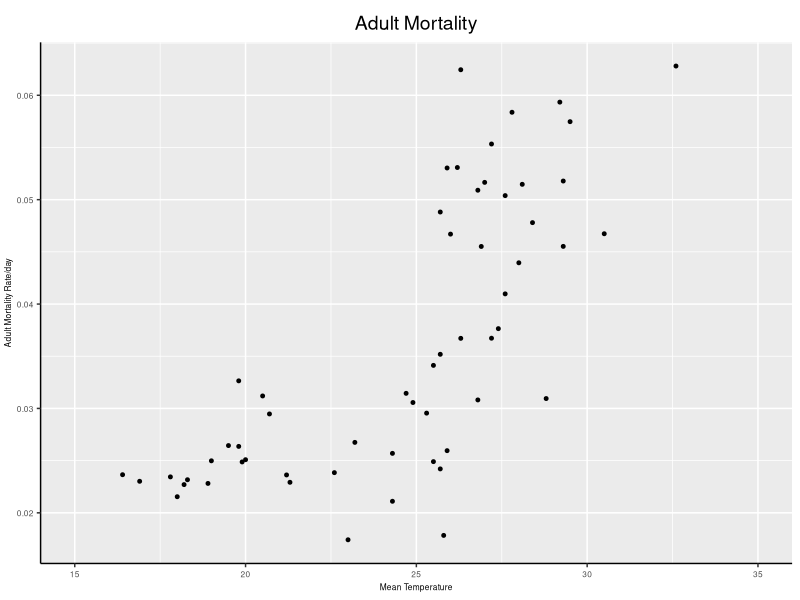
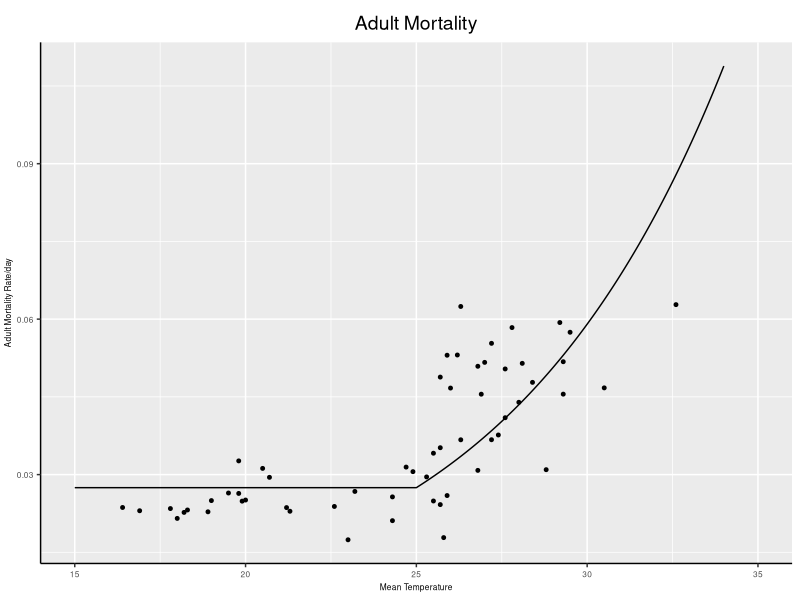

R code for these plots, in order:
# We use data collected by Prof John Hangrove in a catch, mark, release and re-catch experiment 
# at Rekommetjie station in Zimbabwe this experiment was used to estimate the mortality rate 
# of adult G. pallidipes flies compared to mean temperature. 
# The papers used are:
# Hargrove (2001) Factors affecting density-independent survival of an island population of tsetse flies in Zimbabwe.
# Hargrove (2004) Tsetse population dynamics. In: The Trypanosomiases.

require(minpack.lm)
require(ggplot2)

# 1 Read in the data
b.A_mortality = read.csv("data_adult_mort.csv")

# 2 Plot the raw data
aMortplot = ggplot(b.A_mortality, aes(x = mean_temp, y = mortality) ) +
                                 xlim(low = 15, high = 35) +
                                 geom_point(size = 1) +
                                 labs( y = "Adult Mortality Rate/day"
                                      , x = "Mean Temperature"
                                      , title = "Adult Mortality") +
                                 theme_set(theme_bw()) +
                                 theme(panel.border = element_blank()
                                        , plot.title = element_text(size = 14, hjust = 0.5)
                                        , axis.line = element_line(colour = 'black')
                                        , text = element_text(size = 6)
                                        , plot.margin = unit(c(0.4, 0.2, 0.2, 0.1), "cm")
                                        , axis.text = element_text(size = 6)
                                 )
aMortplot

#3 Temperature dependent function as seen on page 5/18 0f lord et al
adult_mortalityFunc = function(con.a1, con.a2, temp){
  if (temp > 25){
    mortality.rate = con.a1*exp((con.a2)*(temp - 25))
  }else{
    mortality.rate = con.a1
  }
  return(mortality.rate)
}
# 4 Fit to a nonlinear curve using adult_mortalityFunc as our nonlinear curve and
# using nls.lm to minimize the difference between our real and expected value.
amFunctFit = function(params, dat = b.A_mortality){
           a1 = params[1]
           a2 = params[2]
           temp = dat$mean_temp
           mod.mort <- sapply(temp,function(x){ adult_mortalityFunc(    
              con.a1=a1
             ,con.a2=a2
             ,x)
           })
           diffrence = log(mod.mort) - log(dat$mortality)
           return(diffrence)
}

adult_mortalityFit = nls.lm(par = c(a1 = 0.01, a2 = 0.06),  fn = amFunctFit)

#5 Store the paramaters we found for later use
amParams = summary(adult_mortalityFit)
A.a1 = coef(adult_mortalityFit)[1]
A.a2 = coef(adult_mortalityFit)[2]

#6 Now we put the predicted values of the mortality into a data frame
adult_mortality.Predicted = sapply(seq(15, 34, 0.01), function(x){
                                          adult_mortalityFunc(con.a1 = A.a1
                                                              ,con.a2 = A.a2
                                                              ,x)
                                                        })
adult_mortality.Predicted = cbind.data.frame(temp = seq(15, 34, 0.01), 
                                      Predicted = adult_mortality.Predicted)
#7 Finally we can add it to the real value plot
plotFit = aMortplot +
          geom_line(data = adult_mortality.Predicted,
                          mapping = aes(x = temp, y = Predicted))
plotFit
